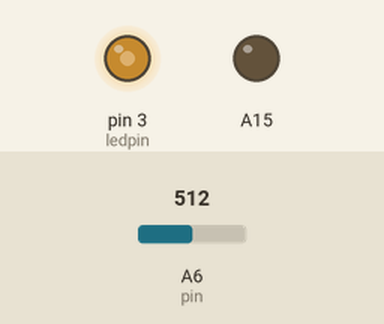
Simulated run of this sketch. Board: Arduino Mega 2560, built with avr-gcc and run on an emulated ATmega2560. Shown: output pins drawn as LEDs (lit = HIGH). Inputs (shaded band) come from the test bench; at power-on: A6 (pin) = 512.

Above: at 1.2 s.
1.3 s: A6 (pin) set to 716
At 2.5 s:
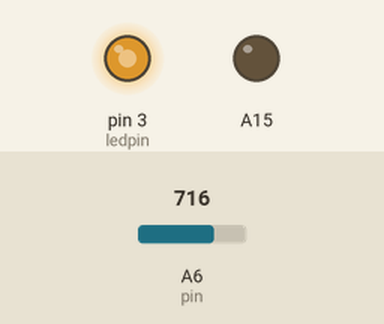
2.8 s: A6 (pin) set to 900
At 3.8 s:
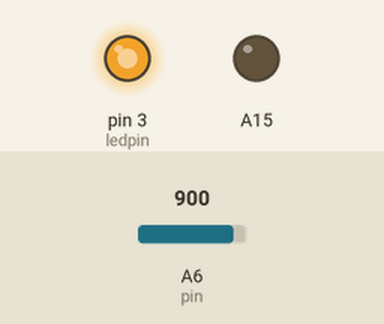
4.3 s: A6 (pin) set to 122
At 4.9 s:
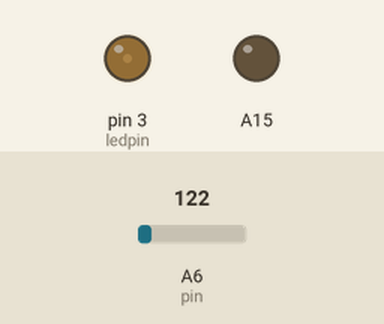
5.8 s: A6 (pin) set to 0
At 7.2 s:
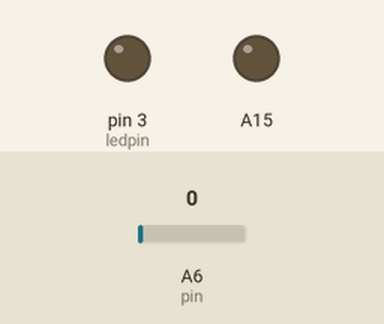
Timing chart, 0 to 8.3 s (numbered marks = the images above; inputs shaded):
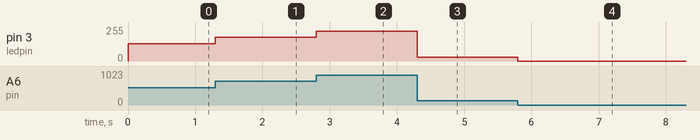

Measured:
- after the input at 1.3 s, pin 3 (ledpin): 128/255 → 179/255 at once
- after the input at 2.8 s, pin 3 (ledpin): 179/255 → 225/255 at once
- after the input at 4.3 s, pin 3 (ledpin): 225/255 → 30/255 at once
- after the input at 5.8 s, pin 3 (ledpin): 30/255 → 0/255 at once

The sketch:

3-3-2____.ino
```cpp
int pin = A6;
int value = 0;
int ledpin =3;
#define output OUTPUT
#define low LOW
void setup()
{
    pinMode(ledpin, output);
    pinMode(A15, output);
    digitalWrite(A15, low);
}
void loop()
{
    value = analogRead(pin);
    analogWrite(ledpin, value/4);
}
```
